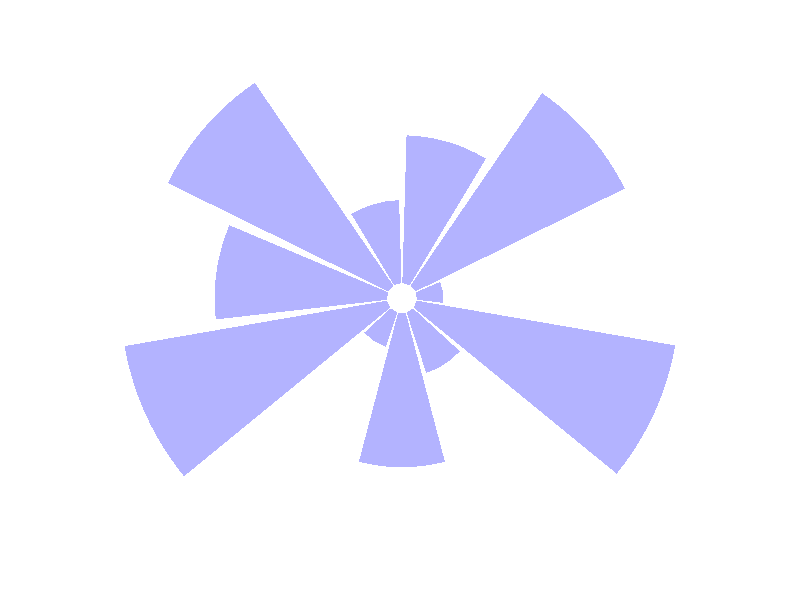
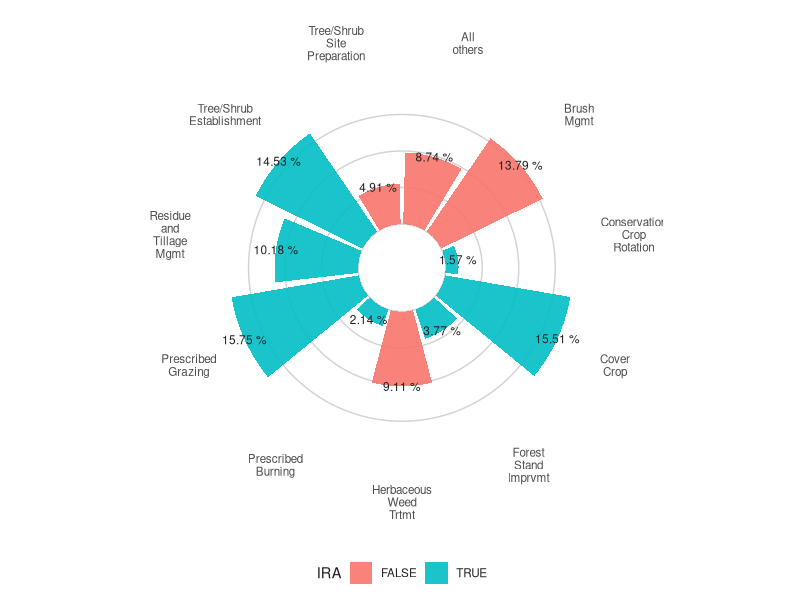

Reproduce these figures in R, in order.
## ---- chunk 1
knitr::opts_chunk$set(echo = TRUE)

## ---- chunk 2
library(tidyverse)
library(ggplot2)
library(dplyr)
library(stringr)

## ---- chunk 3
# load csv file
df <- read.csv("transformed_data.csv", header = TRUE, stringsAsFactors = FALSE)

# Add IRA Column
df <- df %>%
  mutate(IRA = grepl("(IRA)", CP_NAME, ignore.case = TRUE))

# Clean up name column
df <- df %>%
  mutate(CP_NAME_1 = str_extract(CP_NAME, "(?<=\\|)(.*?)(?=\\|)")) %>%
  mutate(LABEL_NAME = str_extract(CP_NAME_1, "^[^(]*"))
# 
#   mutate(LABEL_NAME_CLEAN =ifelse(str_detect(LABEL_NAME, "(IRA)"), str_replace(LABEL_NAME, "(IRA)", ""), LABEL_NAME))
# 
#   # Remove all parentheses from the strings column LABEL_NAME_CLEAN 
#   df$LABEL_NAME_CLEAN <- gsub("\\(|\\)", "", df$LABEL_NAME_CLEAN)


# Shorten long words in the name
replacements <- list(
  "Management"  = "Mgmt",
  "Improvement" = "Imprvmt",
  "Development" = "Dvlpmt",
  "System" = "Systm",
  "Treatment" = "Trtmt"
)

# Function to replace words in a given string
replace_words <- function(text) {
   for (word in names(replacements)) {
    text <- str_replace_all(text, fixed(word), replacements[[word]])
   }
  text
}

# Run the shortening function to the label name column
df <- df %>%
  mutate(SHRT_LABEL_NAME = str_trim(map_chr(LABEL_NAME, replace_words)))
  

# Create New Dataframe summarizing the data (Residue and Till Management were collapsed into one category (no till / reduced till))
cpsums <- df %>%
  group_by(SHRT_LABEL_NAME, UNIT, IRA) %>%
  summarize(sum_value = sum(VALUE, na.rm = TRUE)) 

# Create new dataframe with just acres
cpsums_acres <- cpsums %>%
  filter(UNIT == "Ac") %>%
  select(SHRT_LABEL_NAME, sum_value, UNIT, IRA)

cpsums_acres <- cpsums_acres %>%
  ungroup() %>%
  mutate(pct = sum_value / sum(cpsums_acres$sum_value)*100)

#Create new dataset with only top 10 values cpsums_acres
cpsums_acres_top10 <- cpsums_acres %>%
  slice_max(sum_value, n=10) %>%
  arrange(desc(sum_value))

#Create a new dataset with a new row of all other CPs in acres
cpsums_acres_top11 <- cpsums_acres_top10 %>%
  add_row(SHRT_LABEL_NAME = "All others",
          sum_value = sum(cpsums_acres$sum_value) - sum(cpsums_acres_top10$sum_value),
          UNIT = "Ac",
          IRA = FALSE,
          pct = (sum(cpsums_acres$sum_value)-sum(cpsums_acres_top10$sum_value)) / sum(cpsums_acres$sum_value) *100)

## ---- chunk 4
basic_plot <- ggplot(cpsums_acres_top11, aes(x = as.factor(SHRT_LABEL_NAME), y = sum_value)) +
  geom_bar(stat = "identity", fill=alpha("blue",0.3)) +
  ylim(-2000,38000) +
  theme_minimal() + 
  theme( 
     axis.text = element_blank(),
    axis.title = element_blank(),
    panel.grid = element_blank(),
    plot.margin = unit(rep(-2,4), "cm")     # This remove unnecessary margin around plot
  ) +
  coord_polar(start = 0)
    
basic_plot
## ---- chunk 5

copied_plt <- ggplot(cpsums_acres_top11) +
  # Make custom panel grid
  geom_hline(
    aes(yintercept = y), 
    data.frame(y = c(0:3) * 10000),
    color = "lightgrey"
  ) + 
  # Add bars to represent the cumulative track lengths
  # str_wrap(region, 5) wraps the text so each line has at most 5 characters
  # (but it doesn't break long words!)
  geom_col(
    aes(
      x = str_wrap(SHRT_LABEL_NAME, 5),
      y = sum_value,
      fill = IRA
    ),
    position = "dodge2",
    show.legend = TRUE,
    alpha = .9
  ) +
  
# 
#   # Lollipop shaft for mean gain per region
#   geom_segment(
#     aes(
#       x = reorder(str_wrap(LABEL_NAME_CLEAN, 5), sum_CP_NAME),
#       y = 0,
#       xend = reorder(str_wrap(LABEL_NAME_CLEAN, 5), sum_CP_NAME),
#       yend = 10000
#     ),
#     linetype = "dashed",
#     color = "gray12"
#   ) + 
  
  # Make it circular!
  coord_polar()+
  theme_minimal() +
  scale_y_continuous(
    limits = c(-12000, 45000),
    expand = c(0, 0),
    breaks = c(0, 10000, 20000, 30000, 40000, 45000)
  )+
  geom_text(aes(x = str_wrap(SHRT_LABEL_NAME, 5),
      y = sum_value,label=paste(round(pct,2),"%")), 
      nudge_y = 1, size = 3,color = "gray12")+
  theme(
    # Remove axis ticks and text
    axis.title = element_blank(),
    axis.ticks = element_blank(),
    axis.text.y = element_blank(),
    # Move the legend to the bottom
    legend.position = "bottom",
    text = element_text(color = "gray12", size=10.5),
    panel.grid = element_blank(),
    panel.grid.major.x = element_blank()
  )

copied_plt
